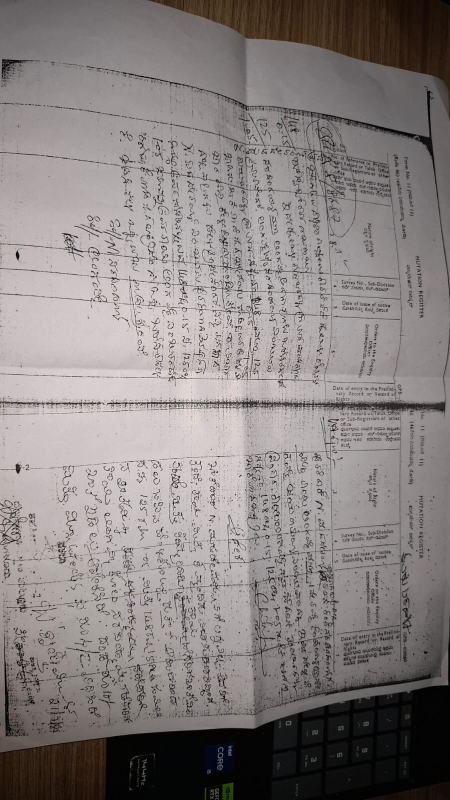
#> input picture tests/fixtures/documents/doc1.jpeg, 900 x 1600 px (shown at 1/2 size)
$ python -i augmentation.py   (imports and definitions only)
#> lines starting #> are read from the running program, lines starting #| are printed output that depends on the picture
"""Conservative Handwritten Document Augmentation Utilities.

Implements safe, non-destructive transformations for handwritten text images:
- Sub-degree and small-angle rotations (±1° to ±5°) with boundary interpolation
- Subtle contrast and brightness scaling
- Mild sensor / paper noise simulation
- Preserves faint ink strokes, Indic loops (ottakshara), and diacritic marks (anusvara/visarga).
"""

import random
from typing import Optional, Tuple, Union
import numpy as np
from PIL import Image, ImageEnhance, ImageFilter

from src.training.config import AugmentationConfig


# [41 lines left out: functions small_rotation, adjust_contrast, adjust_brightness, add_mild_gaussian_noise, not called in this run]


class HandwritingAugmentor:
    """Callable augmentation pipeline applying conservative stochastic transformations."""

    # [46 lines left out: functions __init__, __call__, not called in this run]

>>> from PIL import Image
>>> picture = Image.open('../../tests/fixtures/documents/doc1.jpeg')
#> picture is the input picture: PIL image 900x1600 RGB; mean R, G, B 136, 130, 129.1
>>> result = HandwritingAugmentor()(picture)
#> in small_rotation, `return image.rotate( angle_deg, resample=Image.Resampling.BICUBIC, exp..`:
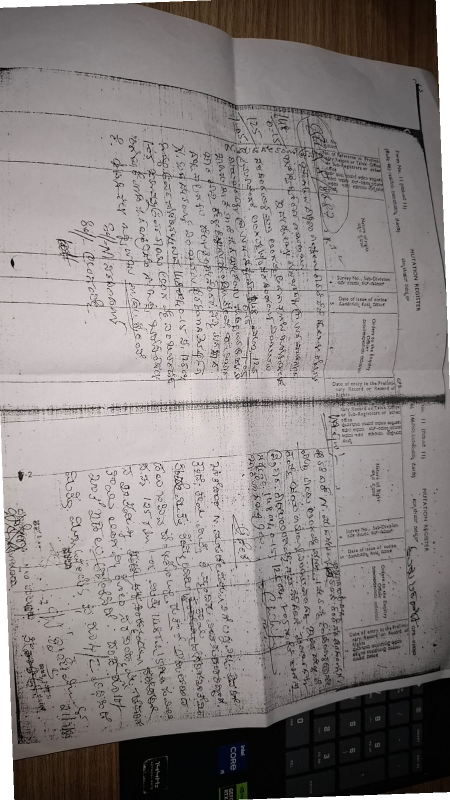
#> returned value: PIL image 900x1600 RGB (shown at 1/2 size); mean R, G, B 139.1, 133.2, 132.3
